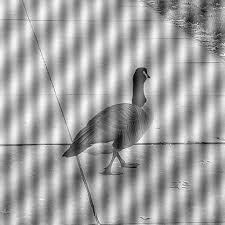
%> input picture src/bird_periodic.jpeg, 225 x 225 px
$ octave --eval "result = periodic_bird2;"   (GNU Octave 9; MATLAB toolbox functions it lacks are replaced by stand-ins)
%> lines starting %> are read from the running program, lines starting %| are printed output that depends on the picture
function filtered_image = periodic_bird2()
    image = imread('bird_periodic.jpeg');
%> image is the input picture: size 225x225x3 uint8; min 0, max 255, mean 162.8
    [M,N,~] = size(image);
%> M = 225; N = 225

    figure, imshow(image); title('Original Image');

    f = im2double(image(:,:,1));
    F = fft2(f);
    F = fftshift(F);
    S2 = log(1+abs(F));
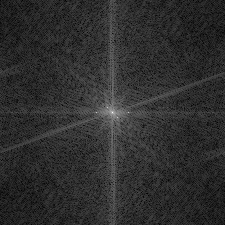
%> S2: size 225x225 double; min 0.0244, max 10.38, mean 1.92; drawn with min black and max white

    figure, imshow(S2,[]); title ('Fourier Spectrum');

    F(118,118) = 0;
    F(108,108) = 0;
    F(113,129) = 0;
    F(113,97) = 0;
    S2 = log(1+abs(F));

    figure, imshow(S2,[]); title ('Fourier Spectrum After');
    G = real(ifft2(ifftshift(F)));
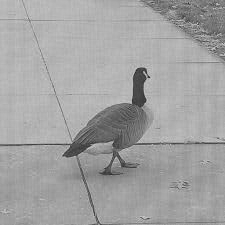
%> G: size 225x225 double; min 0.155, max 0.822, mean 0.638
    figure; imshow(G);title('Output image');
    filtered_image = G;
end

$ run again, with src/castle_periodic.jpeg copied over src/bird_periodic.jpeg
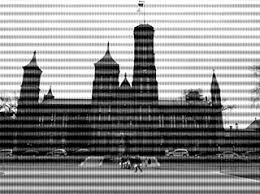
%> input picture src/castle_periodic.jpeg, 260 x 194 px
%> in periodic_bird2, image is the input picture: size 194x260x3 uint8; min 0, max 255, mean 144
%> in periodic_bird2, `S2 = log(1+abs(F));`:
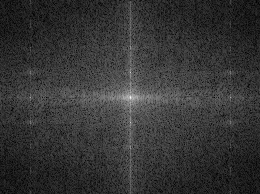
%> S2: size 194x260 double; min 0.0326, max 10.26, mean 2.17; drawn with min black and max white

$ run again, with src/moon_periodic.jpeg copied over src/bird_periodic.jpeg
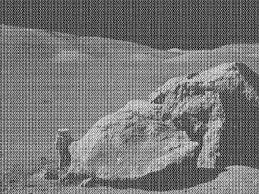
%> input picture src/moon_periodic.jpeg, 259 x 194 px
%> in periodic_bird2, image is the input picture: size 194x259x3 uint8; min 0, max 254, mean 118.8
%> in periodic_bird2, `S2 = log(1+abs(F));`:
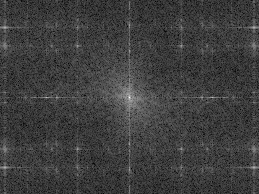
%> S2: size 194x259 double; min 0.0454, max 10.06, mean 2.51; drawn with min black and max white
